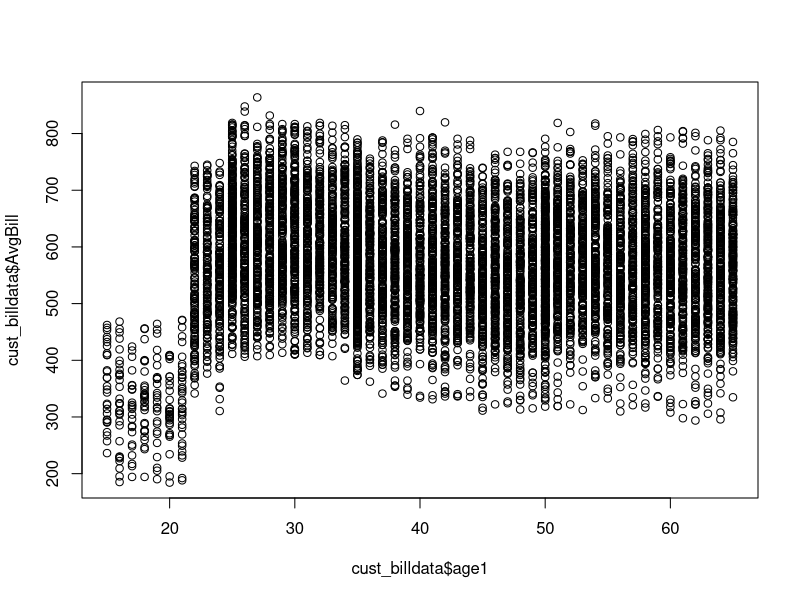
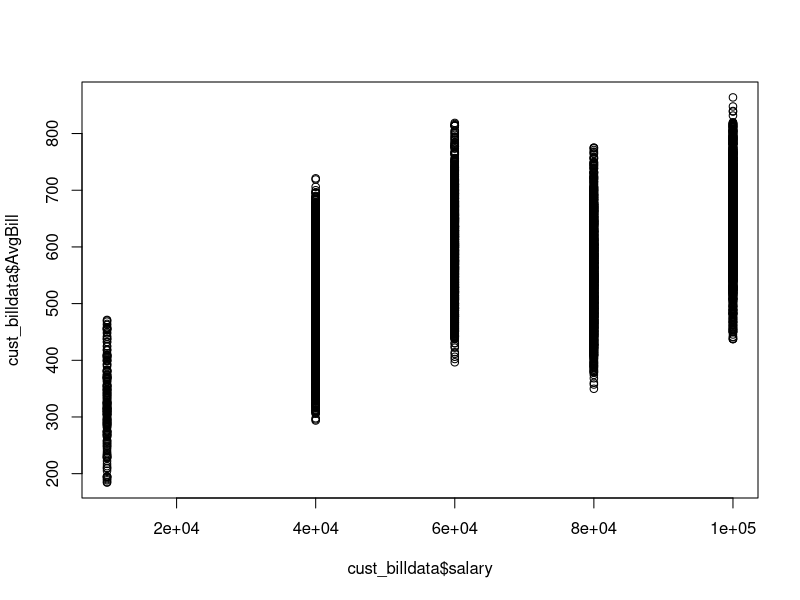
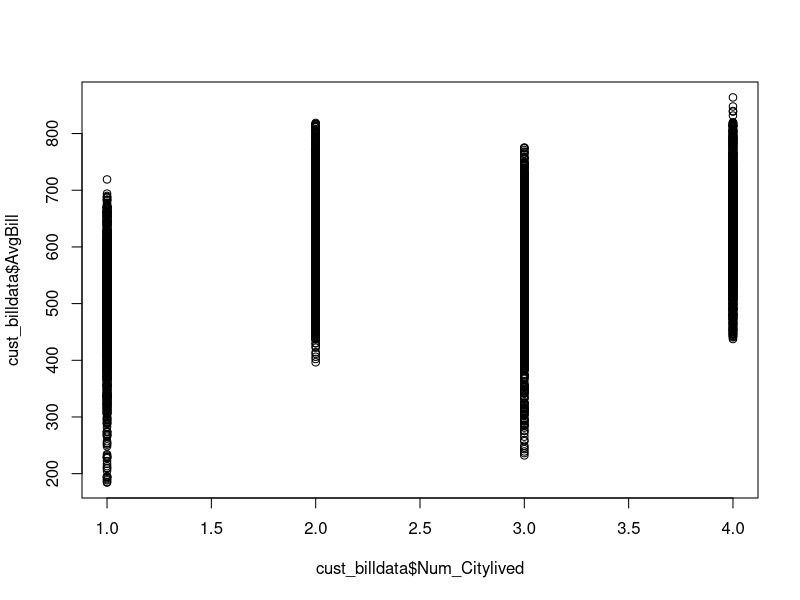
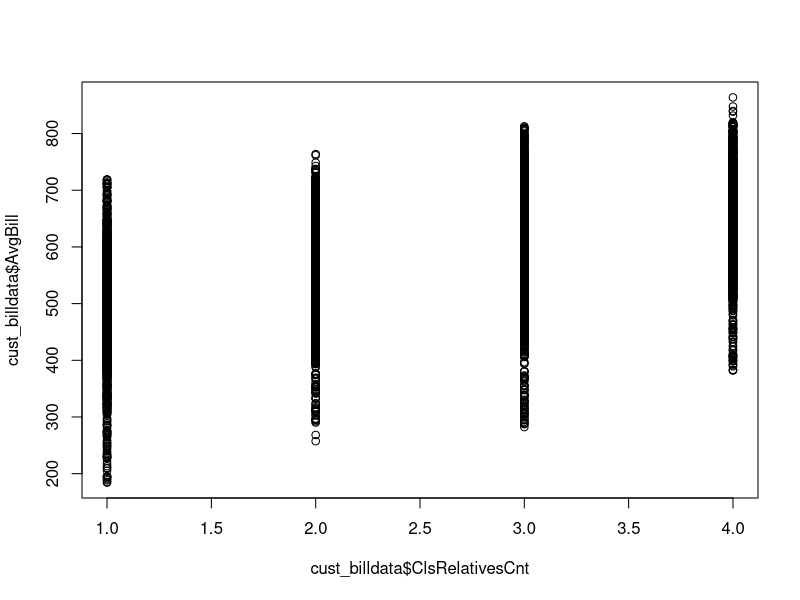

These charts were generated, in order, by the following R code: (Note: this script raises an error after producing the figures.)
##Set working directory
setwd("D:/case studies/8_Telecom-LR Bill Case (1)/8_Telecom-LR Bill Case (1)/Telecom-LR Bill Case")

# Read data files for cust and their transactions in a file 
cust_billdata<-read.csv("billdata18052014.csv")

##inspect the imported data 
head(cust_billdata)

##plot Independent var  against Dependent var to observe the distribution
plot(cust_billdata$age1, cust_billdata$AvgBill)
plot(cust_billdata$salary, cust_billdata$AvgBill)
plot(cust_billdata$Num_Citylived, cust_billdata$AvgBill)
plot(cust_billdata$ClsRelativesCnt, cust_billdata$AvgBill)
plot(cust_billdata$RelativesAbroad, cust_billdata$AvgBill)
plot(cust_billdata$jobtype, cust_billdata$AvgBill)
plot(cust_billdata$Payer, cust_billdata$AvgBill)
plot(cust_billdata$Travel, cust_billdata$AvgBill)



##Find correlation matrix for multicollinearity check
Corr_data<- cust_billdata[,-c(4,9,14,18)]
corr_matrix.csv <- cor(Corr_data,Corr_data)
write.csv(corr_matrix.csv, "corr_matrix.csv")

#split data for training and validation
set.seed(3)
train =  sample(1:nrow(cust_billdata),nrow(cust_billdata)/2)
sample(train)
test = -train
training_data = cust_billdata[train,]
testing_data = cust_billdata[test,]

summary(training_data)

##Save the training data
write.csv(training_data, "trainingdata.csv") 


##Run the code to generate model
fit <- lm(AvgBill ~ age1+ salary +as.factor(jobtype)+Num_Citylived+as.factor(Payer)+
             ClsRelativesCnt+as.factor(Travel)+as.factor(RelativesAbroad), data=training_data )


fit2 <- lm(AvgBill ~ age1+ salary +as.factor(Travel)+Num_Citylived+as.factor(RelativesAbroad)
           , data=training_data )


test_fit <-lm(AvgBill ~ age1+ salary +as.factor(jobtype)+Num_Citylived+as.factor(Payer)+
                        ClsRelativesCnt + as.factor(Travel) + as.factor(RelativesAbroad),
              data=testing_data )


##Generate the summary of the model
summary(fit1)
summary(fit2)
summary(test_fit)

## Get the fitted values
fitted(fit)

##Generate the diagnostic plots
plot(fit)
plot(test_fit)